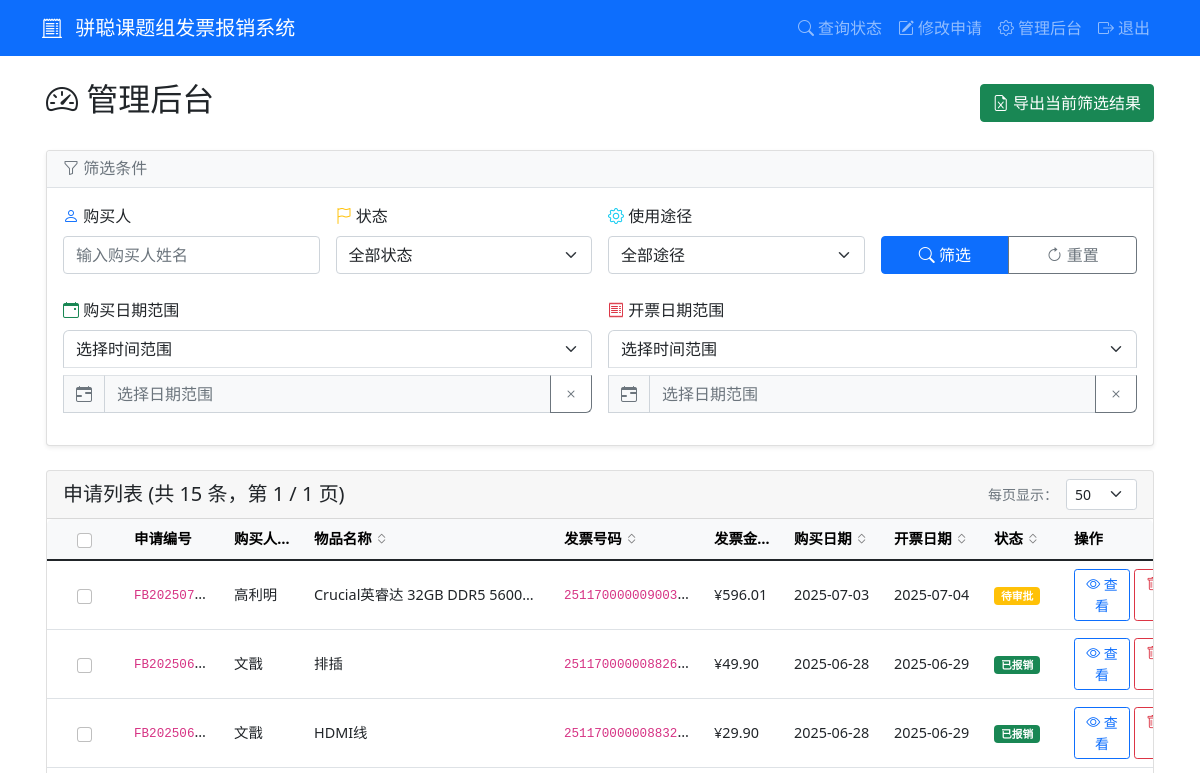
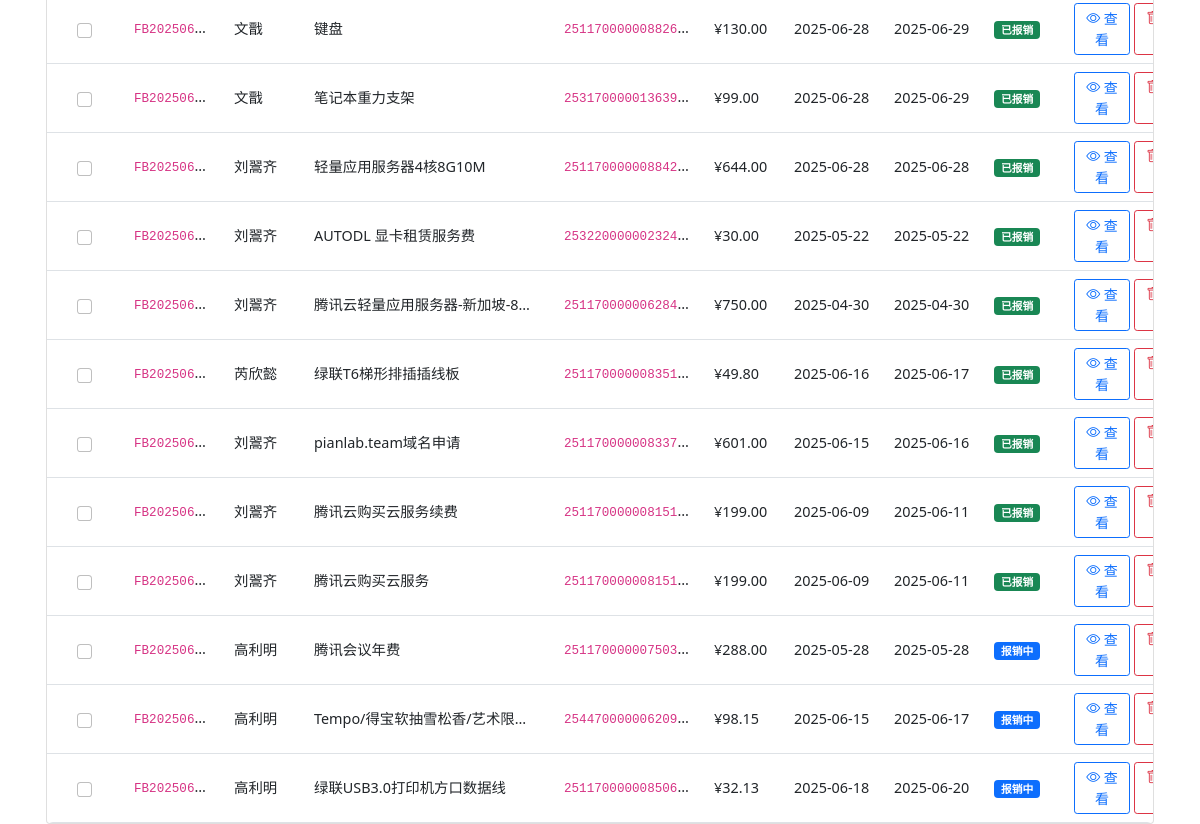
Page /admin/dashboard (signed in) on the earlier database version (2 pictures, top to bottom).
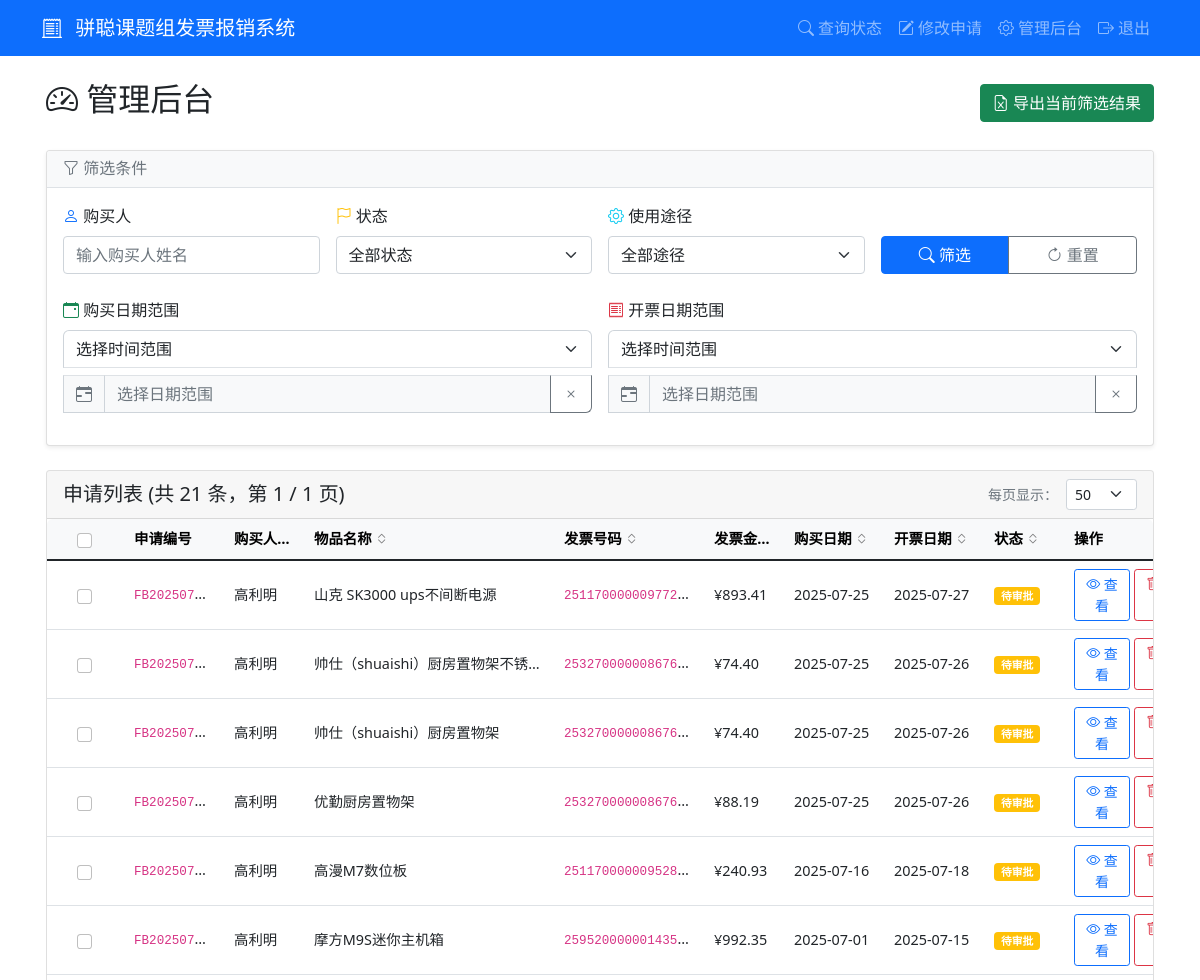
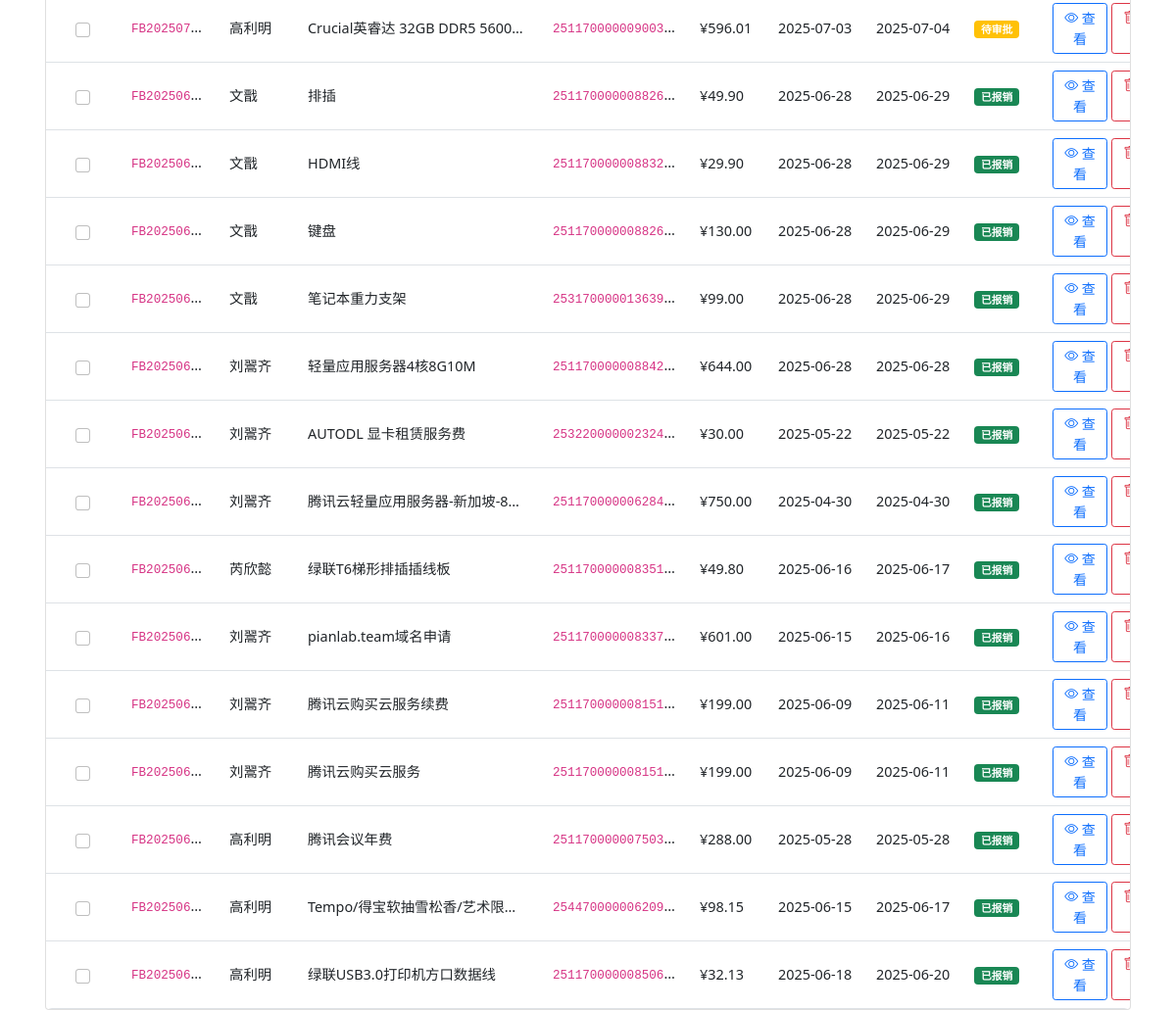
Same page on the later database version (2 pictures, top to bottom).
### tables this page shows
CREATE TABLE applications (
            id INTEGER PRIMARY KEY AUTOINCREMENT,
            app_number TEXT UNIQUE NOT NULL,
            purchaser TEXT NOT NULL,
            purchase_details TEXT,
            item_name TEXT NOT NULL,
            product_link TEXT,
            usage_type TEXT NOT NULL,
            item_type TEXT NOT NULL,
            quantity INTEGER NOT NULL,
            purchase_time DATE NOT NULL,
            invoice_number TEXT NOT NULL,
            invoice_amount REAL NOT NULL,
            invoice_date DATE NOT NULL,
            status TEXT DEFAULT '待审批',
            approval_comment TEXT,
            created_at TIMESTAMP DEFAULT CURRENT_TIMESTAMP,
            updated_at TIMESTAMP DEFAULT CURRENT_TIMESTAMP
        );

### app.py (the view)
        def wrapper(*args, **kwargs):
            user = session.get('admin_username', 'anonymous')
            details = f"操作: {operation_type}, 用户: {user}, URL: {request.url}"
            if kwargs.get('app_number'):
                details += f", 申请编号: {kwargs['app_number']}"
            elif kwargs.get('filename'):
                details += f", 文件名: {kwargs['filename']}"
            if request.method == 'POST':
                form_data = {k: '***' if k == 'password' else v for k, v in request.form.items()}
                details += f", 表单数据: {form_data}"
            if request.args:
                details += f", 查询参数: {dict(request.args)}"
            try:
                result = f(*args, **kwargs)
                app.logger.info(f"{details}, 结果: 成功")
                return result
            except Exception as e:
                app.logger.error(f"{details}, 结果: 失败, 错误: {str(e)}", exc_info=True)
                raise

### templates/admin_dashboard.html (shortened to what this page needs)
{% extends "base.html" %}
{% block scripts %}
<link rel="stylesheet" href="https://cdn.jsdelivr.net/npm/flatpickr/dist/flatpickr.min.css">
<link rel="stylesheet" href="https://cdn.jsdelivr.net/npm/flatpickr/dist/themes/material_blue.css">
{% endblock %}
{% block content %}
<div class="container-fluid">
    <div class="d-flex justify-content-between align-items-center mb-4">
        <h2><i class="bi bi-speedometer2"></i> 管理后台</h2>
        <div>
            <a href="{{ url_for('export_excel', **request.args) }}" class="btn btn-success">
                <i class="bi bi-file-earmark-excel"></i> 导出当前筛选结果
            </a>
        </div>
    </div>
    <div class="card mb-4 shadow-sm">
        <div class="card-header bg-light">
            <h6 class="mb-0 text-muted">
                <i class="bi bi-funnel"></i> 筛选条件
            </h6>
        </div>
        <div class="card-body">
            <form method="get" id="filterForm">
                <div class="row g-3 mb-4">
                    <div class="col-lg-3 col-md-6">
                        <label for="purchaser" class="form-label fw-semibold">
                            <i class="bi bi-person text-primary"></i> 购买人
                        </label>
                        <input type="text" class="form-control" id="purchaser" name="purchaser"
                            value="{{ request.args.get('purchaser', '') }}" placeholder="输入购买人姓名">
                    </div>
                    <div class="col-lg-3 col-md-6">
                        <label for="status" class="form-label fw-semibold">
                            <i class="bi bi-flag text-warning"></i> 状态
                        </label>
                        <select class="form-select" id="status" name="status">
                            <option value="">全部状态</option>
                        </select>
                    </div>
                    <div class="col-lg-3 col-md-6">
                        <label for="usage" class="form-label fw-semibold">
                            <i class="bi bi-gear text-info"></i> 使用途径
                        </label>
                        <select class="form-select" id="usage" name="usage">
                            <option value="">全部途径</option>
                        </select>
                    </div>
                    <div class="col-lg-3 col-md-6 d-flex align-items-end">
                        <div class="btn-group w-100" role="group">
                            <button type="submit" class="btn btn-primary">
                                <i class="bi bi-search"></i> 筛选
                            </button>
                            <a href="{{ url_for('admin_dashboard') }}" class="btn btn-outline-secondary">
                                <i class="bi bi-arrow-clockwise"></i> 重置
                            </a>
                        </div>
                    </div>
                </div>
                {% macro date_range_picker(type, label, icon, color) %}
                <div class="col-md-6">
                    <label class="form-label fw-semibold">
                        <i class="bi bi-{{ icon }} text-{{ color }}"></i> {{ label }}
                    </label>
                    <div class="date-range-container">
                        <select class="form-select mb-2" id="{{ type }}DatePreset"
                            onchange="handleDatePresetChange('{{ type }}')">
                            <option value="">选择时间范围</option>
                        </select>
                        <div class="input-group">
                            <span class="input-group-text bg-light"><i class="bi bi-calendar-range"></i></span>
                            <input type="text" class="form-control" id="{{ type }}DateRange" placeholder="选择日期范围"
                                readonly>
                            <button class="btn btn-outline-secondary" type="button"
                                onclick="clearDateRange('{{ type }}')" title="清空日期">
                                <i class="bi bi-x"></i>
                            </button>
                        </div>
                    </div>
                </div>
                {% endmacro %}
                <div class="row g-3 mb-3">
                    {{ date_range_picker('purchase', '购买日期范围', 'calendar-event', 'success') }}
                    {{ date_range_picker('invoice', '开票日期范围', 'receipt', 'danger') }}
                </div>
            </form>
        </div>
    </div>
    <div class="card">
        <div class="card-header d-flex justify-content-between align-items-center">
            <div class="d-flex align-items-center gap-3">
                <h5 class="mb-0">申请列表 (共 {{ total_count }} 条，第 {{ page }} / {{ total_pages }} 页)</h5>
            </div>
            <div class="d-flex align-items-center gap-2">
                <small class="text-muted">每页显示：</small>
                <select class="form-select form-select-sm" style="width: auto;" onchange="changePerPage(this.value)">
                    <option value="50" {% if per_page==50 %}selected{% endif %}>50</option>
                </select>
            </div>
        </div>
        <div class="table-responsive">
            <table class="table table-hover table-auto mb-0">
                <thead class="table-light">
                    <tr>
                        <th class="col-checkbox">
                            <div class="form-check">
                                <input class="form-check-input" type="checkbox" id="selectAll"
                                    onchange="toggleSelectAll()">
                            </div>
                        </th>
                        <th class="col-app-number">申请编号</th>
                        <th class="sortable col-purchaser" data-sort="purchaser">
                            购买人
                            <i class="bi bi-chevron-expand sort-icon"></i>
                        </th>
                        <th class="sortable col-item-name" data-sort="item_name">
                            物品名称
                            <i class="bi bi-chevron-expand sort-icon"></i>
                        </th>
                        <th class="sortable col-invoice-number" data-sort="invoice_number">
                            发票号码
                            <i class="bi bi-chevron-expand sort-icon"></i>
                        </th>
                        <th class="sortable col-amount" data-sort="invoice_amount">
                            发票金额
                            <i class="bi bi-chevron-expand sort-icon"></i>
                        </th>
                        <th class="sortable col-date" data-sort="purchase_time">
                            购买日期
                            <i class="bi bi-chevron-expand sort-icon"></i>
                        </th>
                        <th class="sortable col-date" data-sort="invoice_date">
                            开票日期
                            <i class="bi bi-chevron-expand sort-icon"></i>
                        </th>
                        <th class="sortable col-status" data-sort="status">
                            状态
                            <i class="bi bi-chevron-expand sort-icon"></i>
                        </th>
                        <th class="col-actions">操作</th>
                    </tr>
                </thead>
                <tbody>
                    {% for app in applications %}
                    <tr>
                        <td class="col-checkbox">
                            <div class="form-check">
                                <input class="form-check-input row-checkbox" type="checkbox" value="{{ app[1] }}"
                                    onchange="updateSelection()">
                            </div>
                        </td>
                        <td class="col-app-number" title="{{ app[1] }}"><code>{{ app[1] }}</code></td>
                        <td class="col-purchaser" title="{{ app[2] }}">{{ app[2] }}</td>
                        <td class="col-item-name" title="{{ app[4] }}">{{ app[4] }}</td>
                        <td class="col-invoice-number" title="{{ app[10] }}"><code>{{ app[10] }}</code></td>
                        <td class="col-amount">¥{{ "%.2f"|format(app[11]) }}</td>
                        <td class="col-date">{{ app[9] }}</td>
                        <td class="col-date">{{ app[12] }}</td>
                        <td class="col-status">
                            {% set status_colors = {'待审批': 'warning', '报销中': 'primary', '已报销': 'success', '驳回':
                            'danger'} %}
                            <span class="badge bg-{{ status_colors.get(app[13], 'secondary') }}">{{ app[13] }}</span>
                        </td>
                        <td class="col-actions">
                            <div class="d-flex gap-1">
                                <a href="{{ url_for('admin_application_detail', app_number=app[1]) }}"
                                    class="btn btn-sm btn-outline-primary">
                                    <i class="bi bi-eye"></i> 查看
                                </a>
                                <button type="button" class="btn btn-sm btn-outline-danger"
                                    onclick="confirmDelete('{{ app[1] }}', '{{ app[2] }}', '{{ app[4] }}')">
                                    <i class="bi bi-trash"></i> 删除
                                </button>
                            </div>
                        </td>
                    </tr>
                    {% else %}
                    <tr>
                        <td colspan="10" class="text-center text-muted py-4">暂无申请记录</td>
                    </tr>
                    {% endfor %}
                </tbody>
            </table>
        </div>
    </div>
</div>
{% endblock %}

### templates/base.html (shortened to what this page needs)
<!DOCTYPE html>
<html lang="zh-CN">
<head>
    <link href="https://cdn.jsdelivr.net/npm/bootstrap@5.1.3/dist/css/bootstrap.min.css" rel="stylesheet">
    <link href="https://cdn.jsdelivr.net/npm/bootstrap-icons@1.7.2/font/bootstrap-icons.css" rel="stylesheet">
</head>
<body>
    <nav class="navbar navbar-expand-sm navbar-dark bg-primary">
        <div class="container">
            <a class="navbar-brand" href="{{ url_for('index') }}">
                <i class="bi bi-receipt-cutoff me-2"></i>
                <span class="d-none d-md-inline">骈聪课题组发票报销系统</span>
            </a>
            <div class="collapse navbar-collapse" id="navbarNav">
                <div class="navbar-nav ms-auto">
                    <a class="nav-link" href="{{ url_for('query_status') }}">
                        <i class="bi bi-search me-1"></i>查询状态
                    </a>
                    <a class="nav-link" href="{{ url_for('edit_application_page') }}">
                        <i class="bi bi-pencil-square me-1"></i>修改申请
                    </a>
                    {% if session.admin_logged_in %}
                    <a class="nav-link" href="{{ url_for('admin_dashboard') }}">
                        <i class="bi bi-gear me-1"></i>管理后台
                    </a>
                    <a class="nav-link" href="{{ url_for('admin_logout') }}">
                        <i class="bi bi-box-arrow-right me-1"></i>退出
                    </a>
                    {% else %}
                    <a class="nav-link" href="{{ url_for('admin_login') }}">
                        <i class="bi bi-person-lock me-1"></i>管理员登录
                    </a>
                    {% endif %}
                </div>
            </div>
        </div>
    </nav>
        {% block content %}{% endblock %}
    {% block scripts %}{% endblock %}
</body>
</html>

### templates/admin_dashboard.html (style rules this page uses)
.sortable { cursor: pointer; user-select: none; }
.sort-icon { font-size: 0.8rem; opacity: 0.5; }
.table-responsive { overflow-x: auto; border-radius: 0.375rem; }
.table-auto { table-layout: auto; white-space: nowrap; margin-bottom: 0; font-size: 0.9rem; }
.table-auto td, .table-auto th { white-space: nowrap; overflow: hidden; text-overflow: ellipsis; max-width: 0; padding: 0.5rem 0.75rem; vertical-align: middle; }
.table-auto .col-app-number { min-width: 80px; max-width: 100px; }
.table-auto .col-purchaser { min-width: 60px; max-width: 80px; }
.table-auto .col-item-name { min-width: 150px; max-width: 250px; }
.table-auto .col-invoice-number { min-width: 100px; max-width: 150px; }
.table-auto .col-amount { min-width: 50px; max-width: 80px; }
.table-auto .col-date { min-width: 100px; max-width: 110px; }
.table-auto .col-status { min-width: 80px; max-width: 90px; }
.table-auto .col-actions { min-width: 140px; max-width: 160px; white-space: normal; }
.table-auto .col-checkbox { width: 75px; min-width: 75px; max-width: 75px; padding: 0.5rem 0.75rem; text-align: center; }
.table-auto .col-checkbox .form-check { margin-bottom: 0; display: flex; justify-content: center; align-items: center; }
.container-fluid { max-width: 95%; padding-left: 1rem; padding-right: 1rem; }
.card.shadow-sm { box-shadow: 0 0.125rem 0.25rem rgba(0, 0, 0, 0.075) !important; border: 1px solid rgba(0, 0, 0, 0.125); }
.card-header.bg-light { background-color: #f8f9fa !important; border-bottom: 1px solid #dee2e6; }
.date-range-container { position: relative; }
.date-range-container .form-select { border-radius: 0.375rem 0.375rem 0 0; border-bottom: 1px solid #dee2e6; margin-bottom: 0; }
.date-range-container .input-group { border-radius: 0 0 0.375rem 0.375rem; margin-top: -1px; }
.date-range-container .input-group .form-control { border-top: 1px solid #dee2e6; background-color: #f8f9fa; cursor: pointer; border-radius: 0; }
.date-range-container .input-group-text { border-top: 1px solid #dee2e6; background-color: #e9ecef; color: #6c757d; border-radius: 0; }
.date-range-container .input-group .btn { border-top: 1px solid #dee2e6; border-radius: 0 0 0.375rem 0; }

Differences in the rows shown:
added applications: app_number "FB202507…", purchaser "高利明", item_name "山克 SK3000 ups不间断电源", invoice_number "251170000009772…", invoice_amount "893.41", purchase_time "2025-07-25", invoice_date "2025-07-27", status "待审批"
added applications: app_number "FB202507…", purchaser "高利明", item_name "帅仕（shuaishi）厨房置物架不锈…", invoice_number "253270000008676…", invoice_amount "74.40", purchase_time "2025-07-25", invoice_date "2025-07-26", status "待审批"
added applications: app_number "FB202507…", purchaser "高利明", item_name "帅仕（shuaishi）厨房置物架", invoice_number "253270000008676…", invoice_amount "74.40", purchase_time "2025-07-25", invoice_date "2025-07-26", status "待审批"
added applications: app_number "FB202507…", purchaser "高利明", item_name "优勤厨房置物架", invoice_number "253270000008676…", invoice_amount "88.19", purchase_time "2025-07-25", invoice_date "2025-07-26", status "待审批"
added applications: app_number "FB202507…", purchaser "高利明", item_name "高漫M7数位板", invoice_number "251170000009528…", invoice_amount "240.93", purchase_time "2025-07-16", invoice_date "2025-07-18", status "待审批"
added applications: app_number "FB202507…", purchaser "高利明", item_name "摩方M9S迷你主机箱", invoice_number "259520000001435…", invoice_amount "992.35", purchase_time "2025-07-01", invoice_date "2025-07-15", status "待审批"
changed applications "腾讯会议年费": status "报销中" → "已报销"
changed applications "Tempo/得宝软抽雪松香/艺术限…": status "报销中" → "已报销"
changed applications "绿联USB3.0打印机方口数据线": status "报销中" → "已报销"
Other differences:
{{ total_count }}: "15" → "21"
